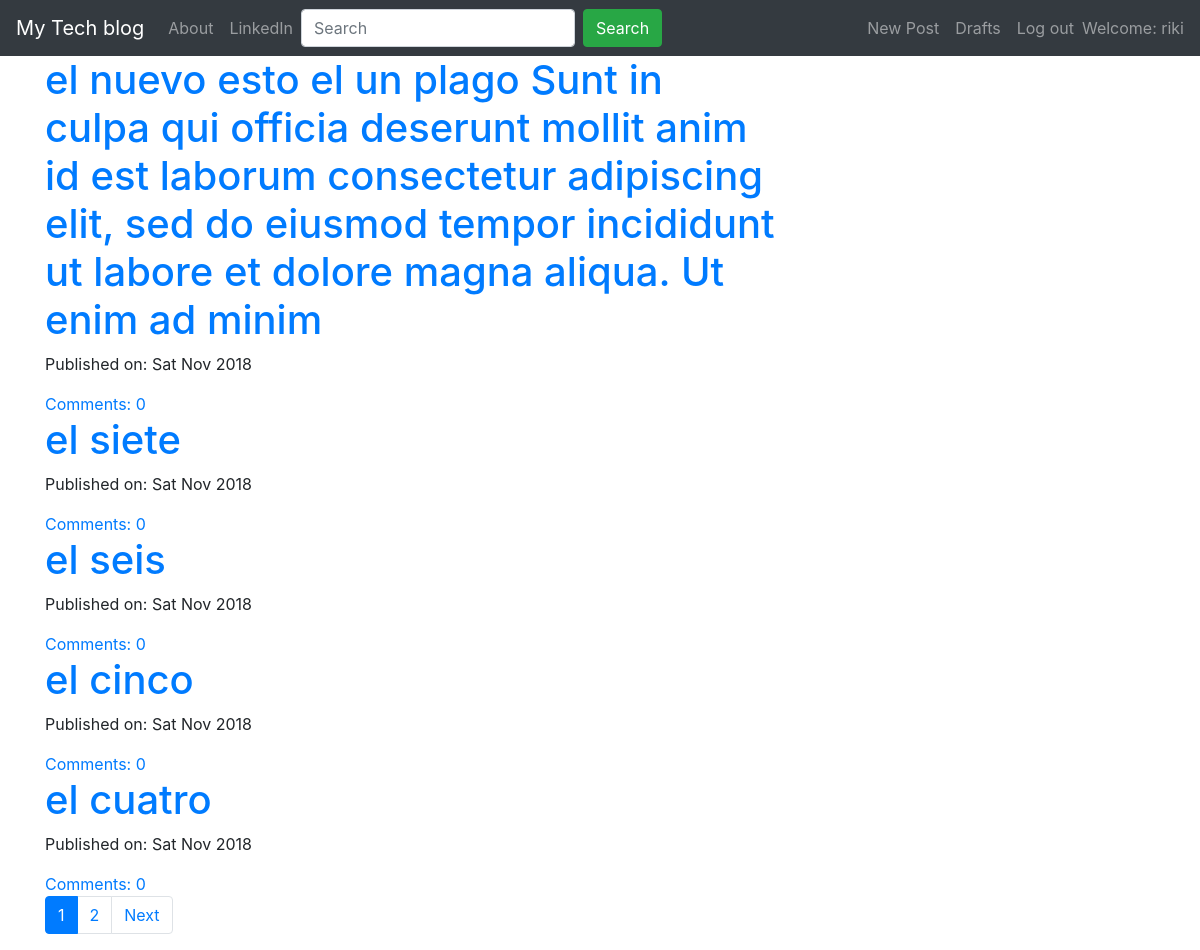
The app's page / (signed in) with its own data.
### blog/models.py (models this page shows, shortened)
class Post(models.Model):
    author = models.ForeignKey('auth.User',on_delete=models.DO_NOTHING)
    title = models.CharField(max_length=200)
    text = models.TextField()
    created_date = models.DateTimeField(default=timezone.now)
    published_date = models.DateTimeField(blank=True, null=True)
    def approve_comments(self):
        return self.comments.filter(approved_comment=True)

### blog/views.py (the view)
# urls.py: path('',views.PostListView.as_view(),name='post_list'),
class PostListView(ListView):
    model = Post
    paginate_by = 5
    def get_queryset(self):
        return Post.objects.filter(published_date__lte=timezone.now()).order_by('-published_date')

### blog/templates/blog/post_list.html (shortened to what this page needs)
{% extends 'blog/base.html' %}
{% block content %}
<div class="centerstage">
    {% for post in post_list %}
        <div class="post">
            <h1><a href="{% url 'post_detail' pk=post.pk %}">{{ post.title }}</a></h1>
            <div class="date">
                <p>Published on: {{ post.published_date|date:"D M Y"}}</p>
            </div>
            <a href="{% url 'post_detail' pk=post.pk %}">Comments: {{ post.approve_comments.count }}</a>
        </div>
    {% endfor %}
</div>
{% if is_paginated %}
    <ul class="pagination">
  {% for i in page_obj.paginator.page_range %}
    {% if page_obj.number == i %}
      <li class="page-item active"><a class="page-link" href="?page={{ i }}">{{ i }}</a></li>
    {% else %}
      <li class="page-item"><a class="page-link" href="?page={{ i }}">{{ i }}</a></li>
    {% endif %}
  {% endfor %}
  {% if page_obj.has_next %}
    <li class="page-item"><a class="page-link" href="?page={{ page_obj.next_page_number }}">Next</a></li>
  {% endif %}
</ul>
{% endif %}
{% endblock %}

### blog/templates/blog/base.html (shortened to what this page needs)
<!DOCTYPE html>
{% load staticfiles %}
<html>
    <head>
        <link rel="stylesheet" href="https://maxcdn.bootstrapcdn.com/bootstrap/4.1.3/css/bootstrap.min.css">
        <link rel="stylesheet" href="//cdn.jsdelivr.net/medium-editor/latest/css/medium-editor.min.css" type="text/css" media="screen" charset="utf-8">
        <link rel="stylesheet" href="{% static 'css/blog.css' %}">
        <link rel="stylesheet" href="https://use.fontawesome.com/releases/v5.5.0/css/all.css">
        <body>
          <nav class="navbar navbar-expand-md bg-dark navbar-dark">
            <a class="navbar-brand" href="{% url 'post_list' %}">My Tech blog</a>
          <div class="collapse navbar-collapse" id="collapsibleNavbar">
            <ul class="navbar-nav">
              <li class="nav-item"><a class="nav-link" href="{% url 'about'%}">About</a></li>
              <li class="nav-item"><a class="nav-link" href="https://www.linkedin.com">LinkedIn</a></li>
            </ul>
            <form class="form-inline" action="{% url 'post_search' %}">
              <input class="form-control mr-sm-2" type="text" name='q' placeholder="Search">
              <button class="btn btn-success" type="submit">Search</button>
            </form>
          </div>
      <ul class="navbar-nav navbar-center">
        {% if user.is_authenticated %}
        <li class="nav-item"><a class="nav-link" href="{% url 'post_new' %}">New Post</a></li>
        <li class="nav-item"><a class="nav-link" href="{% url 'post_draft_list' %}">Drafts</a></li>
        <li class="nav-item"><a class="nav-link" href="{% url 'logout' %}">Log out</a></li>
        <span class="navbar-text">    Welcome: {{ user.username }}  </span>
          {% else %}
          <li class="nav-item"><a class="nav-link" href="{% url 'login' %}">Login</a></li>
        {% endif %}
      </ul>
</nav>
        <div class="content container">
            <div class="row">
                <div class="col-md-8">
                  <div class="blog_posts">
                    {% block content %}
                    {% endblock %}
                  </div>
                </div>
            </div>
        </div>
</body>
</html>

### blog/static/css/blog.css (style rules this page uses)
.centerstage { margin-left: auto; margin-right: auto; }

### records on screen
Post: title "el nuevo esto el un plago Sunt in culpa qui officia deserunt mollit anim id est laborum consectetur adipiscing elit, sed do eiusmod tempor incididunt ut labore et dolore magna aliqua. Ut enim ad minim", published_date "Sat Nov 2018", approve_comments.count "0"
Post: title "el siete", published_date "Sat Nov 2018", approve_comments.count "0"
Post: title "el seis", published_date "Sat Nov 2018", approve_comments.count "0"
Post: title "el cinco", published_date "Sat Nov 2018", approve_comments.count "0"
Post: title "el cuatro", published_date "Sat Nov 2018", approve_comments.count "0"

### other values on screen
{{ user.username }} "riki"
{{ i }} "1"
{{ i }} "2"
